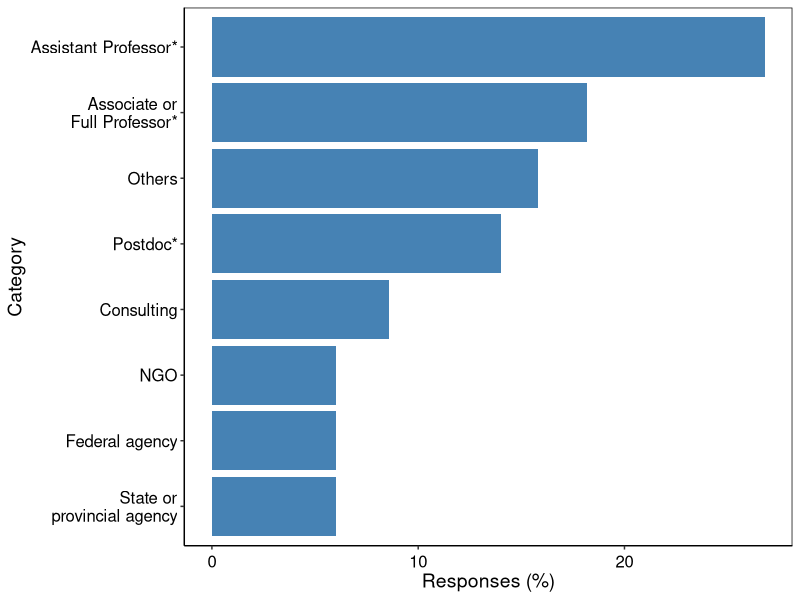
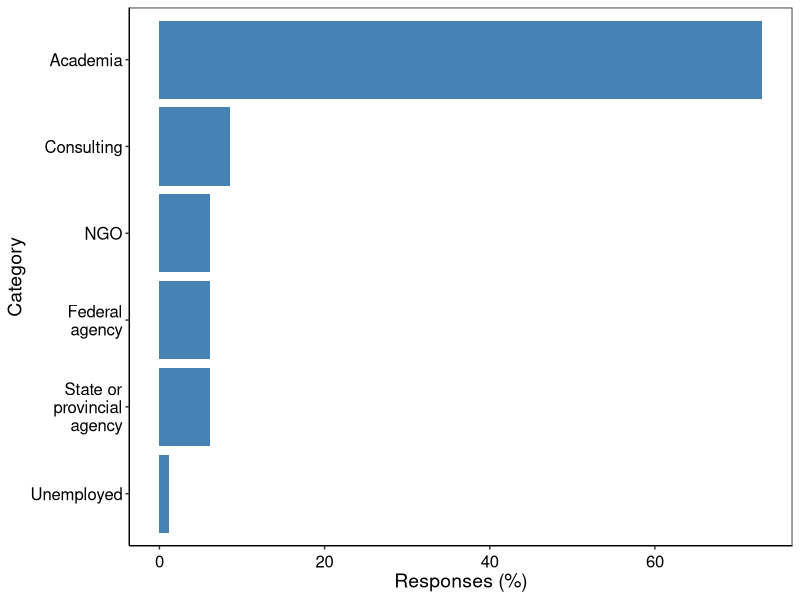
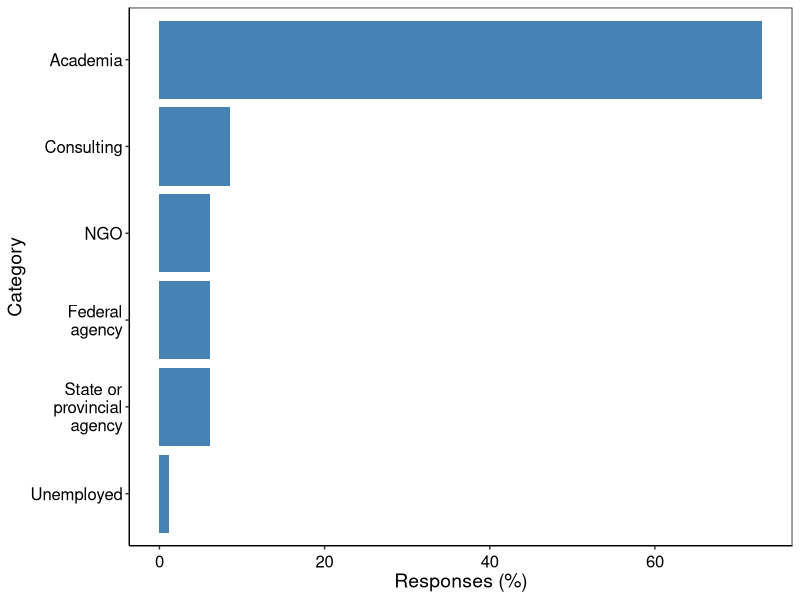

Source code (R) for these figures, in order: (Note: this script raises an error after producing the figures.)


library('ggplot2')
library('patchwork')
library(dplyr)
library("RColorBrewer")
library(reshape2)


category <- c('Assistant Professor','Associate or Full Professor',
            'Postdoc ', 'Consulting', 'State or provincial agency', 'Federal agency',
            'NGO','Others')

responses <- c(26.8,18.2,14,8.6,6,6,6,15.8)

perfil <- data.frame(category, responses)
perfil

perfil$category <- factor(perfil$category, levels = perfil$category)

p1 <- ggplot(data=perfil, aes(x=reorder(category, responses), y=responses)) +
  labs(x= "Category", y = "Responses (%)") +
  geom_bar(stat="identity",fill="steelblue") + 
  coord_flip() +
  
  theme(axis.title.y = element_text(size = 14, angle = 90)) + # axis y 
  theme(axis.title.x = element_text(size = 14, angle = 00)) + # axis x
  theme(axis.text.x=element_text(angle=0, size=12, vjust=0.5, color="black")) + #subaxis x
  theme(axis.text.y=element_text(angle=0, size=12, vjust=0.5, color="black")) + #subaxis y
  
  # Panel
  theme(panel.grid.major = element_blank(), panel.grid.minor = element_blank(),
        panel.background = element_blank(), axis.line = element_line(colour = "black")) +
  theme(panel.border = element_rect(colour = "black", fill=NA, size=0.5)) +
  
  scale_x_discrete(labels=c('State or\n provincial agency', 'Federal agency',
                            'NGO','Consulting','Postdoc*','Others',
                            'Associate or\n Full Professor*','Assistant Professor*'))
p1


# Optional ----------------------------------------------------------------


category <- c('Academia', 'Consulting', 'State or provincial agency', 'Federal agency',
              'NGO','Unemployed')

responses <- c(73,8.6,6.1,6.1,6.1,1.2)

perfil <- data.frame(category, responses)
perfil

perfil$category <- factor(perfil$category, levels = perfil$category)

a1 <- ggplot(data=perfil, aes(x=reorder(category, responses), y=responses)) +
  labs(x= "Category", y = "Responses (%)") +
  geom_bar(stat="identity",fill="steelblue") + 
  coord_flip() +
  
  theme(axis.title.y = element_text(size = 14, angle = 90)) + # axis y 
  theme(axis.title.x = element_text(size = 14, angle = 00)) + # axis x
  theme(axis.text.x=element_text(angle=0, size=12, vjust=0.5, color="black")) + #subaxis x
  theme(axis.text.y=element_text(angle=0, size=12, vjust=0.5, color="black")) + #subaxis y
  
  # Panel
  theme(panel.grid.major = element_blank(), panel.grid.minor = element_blank(),
        panel.background = element_blank(), axis.line = element_line(colour = "black")) +
  theme(panel.border = element_rect(colour = "black", fill=NA, size=0.5)) +
  
  scale_x_discrete(labels=c('Unemployed','State or\n provincial\n agency', 'Federal\n agency',
                            'NGO','Consulting','Academia'))
a1
a1 + ggsave("work.jpeg", width = 20, height = 20, units = "cm") 

# Academy -----------------------------------------------------------------

category1 <- c('Assistant Professor','Associate or Full Professor',
              'Postdoc ', 'Lecurer', 'Research', 'Others')

responses1 <- c(36.6,25,20,6.6,6.6,5)

perfil1 <- data.frame(category1, responses1)
perfil1

perfil1$category1 <- factor(perfil1$category1, levels = perfil1$category1)

a2 <- ggplot(data=perfil1, aes(x=reorder(category1, responses1), y=responses1)) +
  labs(x= "", y = "Responses (%)") +
  geom_bar(stat="identity",fill="steelblue") + 
  coord_flip() +
  
  theme(axis.title.y = element_text(size = 14, angle = 90)) + # axis y 
  theme(axis.title.x = element_text(size = 14, angle = 00)) + # axis x
  theme(axis.text.x=element_text(angle=0, size=12, vjust=0.5, color="black")) + #subaxis x
  theme(axis.text.y=element_text(angle=0, size=12, vjust=0.5, color="black")) + #subaxis y
  
  # Panel
  theme(panel.grid.major = element_blank(), panel.grid.minor = element_blank(),
        panel.background = element_blank(), axis.line = element_line(colour = "black")) +
  theme(panel.border = element_rect(colour = "black", fill=NA, size=0.5)) +
  
  scale_x_discrete(labels=c('Others', 'Researcher', 'Lecturer','Postdoc',
                            'Associate or\n Full Professor','Assistant\n Professor'))
a2
a2 + ggsave("academy.jpeg", width = 20, height = 20, units = "cm") 

# Degree ------------------------------------------------------------------

degree <- c('PhD','MSc','BSc')
number <- c(70,20,10)

degree<- data.frame(degree, number)
degree


p2 <- ggplot(data=degree, aes(x=reorder(degree, -number), y=number)) +
  labs(x= "Highest level of education", y = "% of respondents") +
  geom_bar(stat="identity", fill="steelblue") + 

  
  theme(axis.title.y = element_text(size = 14, angle = 90)) + # axis y 
  theme(axis.title.x = element_text(size = 14, angle = 00)) + # axis x
  theme(axis.text.x=element_text(angle=0, size=12, vjust=0.5, color="black")) + #subaxis x
  theme(axis.text.y=element_text(angle=0, size=12, vjust=0.5, color="black")) + #subaxis y
  
  # Panel
  theme(panel.grid.major = element_blank(), panel.grid.minor = element_blank(),
        panel.background = element_blank(), axis.line = element_line(colour = "black")) +
  theme(panel.border = element_rect(colour = "black", fill=NA, size=0.5))
p2  
p2 + ggsave("degree.jpeg", width = 20, height = 20, units = "cm") 
 
Fig1a <- (a1 + a2) / (p2 +plot_spacer())
Fig1a + plot_annotation(tag_levels = 'A')
Fig1a + ggsave("Figure_1a.jpeg", width = 20, height = 20, units = "cm") 


# Continually attending SFS meetings ---------------------------------------

continually <- c('Yes','Not','Not applicable (not yet graduated)')
number <- c(51,29,20)

continually <- data.frame(continually, number)
continually

p3 <- ggplot(data=continually, aes(x=reorder(continually,-number), y=number)) +
  labs(x= "Continuously member of SFS", y = "% of respondents") +
  geom_bar(stat="identity",fill="steelblue") + 
  
  
  theme(axis.title.y = element_text(size = 14, angle = 90)) + # axis y 
  theme(axis.title.x = element_text(size = 14, angle = 00)) + # axis x
  theme(axis.text.x=element_text(angle=0, size=12, vjust=0.5, color="black")) + #subaxis x
  theme(axis.text.y=element_text(angle=0, size=12, vjust=0.5, color="black")) + #subaxis y
  
  # Panel
  theme(panel.grid.major = element_blank(), panel.grid.minor = element_blank(),
        panel.background = element_blank(), axis.line = element_line(colour = "black")) +
  theme(panel.border = element_rect(colour = "black", fill=NA, size=0.5)) +
  
  scale_x_discrete(labels=c('Yes',
                            'No',
                            'Not applicable\n (not yet\n graduated'))

p3
p3 + ggsave("participation.jpeg", width = 20, height = 20, units = "cm") 

# Why no continually  ---------------------------------------

continually <- c('Did not have funds for membership fee',
                 'Did not plan to attend the annual meeting',
                 'Other reasons')

number <- c(55,21,24)

continually <- data.frame(continually, number)
continually

levels(continually$continually) <- gsub(" ", "\n", levels(continually$continually))

p4 <- ggplot(data=continually, aes(x=reorder(continually, number), y=number)) +
  labs(x= "Category", y = "Responses (%)") +
  geom_bar(stat="identity",fill="steelblue") + 
  coord_flip() +
  
  theme(axis.title.y = element_text(size = 12, angle = 90)) + # axis y 
  theme(axis.title.x = element_text(size = 12, angle = 00)) + # axis x
  theme(axis.text.x=element_text(angle=0, size=10, vjust=0.5, color="black")) + #subaxis x
  theme(axis.text.y=element_text(angle=0, size=10, vjust=0.5, color="black")) + #subaxis y
  
  # Panel
  theme(panel.grid.major = element_blank(), panel.grid.minor = element_blank(),
        panel.background = element_blank(), axis.line = element_line(colour = "black")) +
  theme(panel.border = element_rect(colour = "black", fill=NA, size=0.5)) +
  
  scale_x_discrete(labels=c('Other reasons',
                            'Did not plan to attend\n the annual meeting',
                            'Did not have funds for\n membership fee'))

p4
p4 + ggsave("notMembershipRenew.jpeg", width = 20, height = 20, units = "cm") 

Fig2 <- p3 + p4
Fig2 + plot_annotation(tag_levels = 'A')
Fig2 + ggsave("Figure_2.jpeg") 


# Interest ----------------------------------------------------------------

option <- c(rep("Option 1" , 5) , rep("Option 2" , 5) , rep("Option 3" , 5) ,
            rep("Option 4" , 5), rep("Option 5" , 5))

category <- c('Community Ecology','Biogeochemistry','Conservation','Streams/Rivers','Hydrology',
              'Streams/Rivers', 'Conservation', 'Biogeochemistry', 'Management', 'Hydrology',
              'Streams/Rivers', 'Invertebrates','Lakes', 'Management', 'Conservation',
              'Invertebrates','Streams/Rivers','Wetlands','Nutrients','Sediments',
              'Fish', 'Climate Change', 'Food Webs', 'Nutrients', 'Streams/Rivers')
numbers <- c(48,24,7,5,4,
             32.3,12.5,8.3,8.3,8.3,
             30.1,10.8,9.7,6.7,5.4,
             19.3,12.5,5.7,4.6,4.6,
             10.3,7.7,7.7,7.7,6.4
             )

interest <- data.frame(option,category, numbers)
interest


cbp1 <- c("#AA7744", "#774411", "#DDDD77","#AAAA44", 
          "#777711", "#88CCAA", "#44AA77", "#117744", 
          "#77CCCC", "#44AAAA","#117777",  "#77AADD", 
          "#4477AA", "#114477")
                                          #azul


p <- ggplot(interest, 
       aes(x=reorder(option,numbers), y=numbers, fill=reorder(category, numbers))) + 
  geom_bar(stat="identity") +
  labs(x= "", y = "Percentage", fill= "Topic") +
  coord_flip()+
  scale_fill_manual(values = cbp1)+
   guides(fill = guide_legend(reverse=TRUE)) +
   theme(axis.title.y = element_text(size = 12, angle = 90)) + # axis y 
   theme(axis.title.x = element_text(size = 12, angle = 00)) + # axis x
   theme(axis.text.x=element_text(angle=0, size=10, vjust=0.5, color="black")) + #subaxis x
   theme(axis.text.y=element_text(angle=0, size=10, vjust=0.5, color="black")) + #subaxis y
   
   # Panel
   theme(panel.grid.major = element_blank(), panel.grid.minor = element_blank(),
         panel.background = element_blank(), axis.line = element_line(colour = "black")) +
   theme(panel.border = element_rect(colour = "black", fill=NA, size=0.5))
p  

p + ggsave("Figure_3.jpeg")



# Frequenly ---------------------------------------------------------------

frequence <- c('> 75% of the years since','51-75% of the years since',
                  '26-50% of the years since','<25% of the years since',
                 'Only one time')

number <- c(55,18,11,4,12)

frequence <- data.frame(frequence, number)
frequence

frequence$frequence <- factor(frequence$frequence, levels = frequence$frequence)

f <- ggplot(data=frequence, aes(x=frequence, y=number)) +
  labs(x= "", y = "Responses (%)") +
  geom_bar(stat="identity",fill="steelblue") + 
  coord_flip() +
  
  theme(axis.title.y = element_text(size = 14, angle = 90)) + # axis y 
  theme(axis.title.x = element_text(size = 14, angle = 00)) + # axis x
  theme(axis.text.x=element_text(angle=0, size=12, vjust=0.5, color="black")) + #subaxis x
  theme(axis.text.y=element_text(angle=0, size=12, vjust=0.5, color="black")) + #subaxis y
  
  # Panel
  theme(panel.grid.major = element_blank(), panel.grid.minor = element_blank(),
        panel.background = element_blank(), axis.line = element_line(colour = "black")) +
  theme(panel.border = element_rect(colour = "black", fill=NA, size=0.5)) 
  

f
f + ggsave("frequency.jpeg", width = 20, height = 20, units = "cm")
